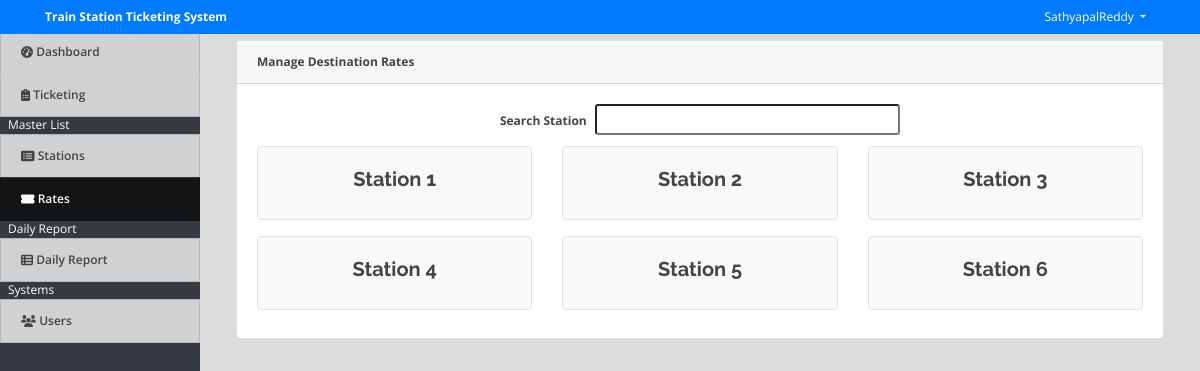
Screenshot of /index.php?page=prices (signed in) with the database file from the repository.
### tables this page shows
CREATE TABLE stations (
  id int(30) NOT NULL,
  station varchar(200) NOT NULL,
  address text NOT NULL
);

### prices.php (the view, shortened to what this page needs)
<?php include('db_connect.php');?>
<div class="container-fluid">
	<div class="col-lg-12">
		<div class="card">
			<div class="card-header">
				<b>Manage Destination Rates</b>
			</div>
			<div class="card-body station-field">
				<div class="row justify-content-center align-center">
					<label for="" class="control-label mr-2 mt-2"><b>Search Station</b></label>
					<input type="text" id="filter" class="form-control-sm col-sm-4">
				</div>
				<div class="row">
					<?php
						$station = $conn->query("SELECT * FROM stations order by station asc");
						while($row= $station->fetch_assoc()):
					?>
					<div class="col-md-4 py-2">
						<div class="card bg-light border item" data-id="<?php echo $row['id'] ?>" data-name="<?php echo $row['station'] ?>">
							<div class="card-body">
								<div class="row justify-content-center align-center">
									<h5><b><?php echo ucwords($row['station']) ?></b></h5>
								</div>
							</div>
						</div>
					</div>
					<?php endwhile; ?>
				</div>
			</div>
		</div>
	</div>
	</div>

### assets/css/style.css (style rules this page uses)
body { font-family: "Open Sans", sans-serif; color: #444444; width: 100%; height: calc(100%); font-size: 12px; }
h1, h2, h3, h4, h5, h6 { font-family: "Raleway", sans-serif; }
.justify-content-center { justify-content: center !important; }

### index.php (style rules this page uses)
body { background: #80808045; }

### prices.php (style rules this page uses)
.station-field .item { cursor: pointer; }

### rows the page displays
stations: station "Station 1"
stations: station "Station 2"
stations: station "Station 3"
stations: station "Station 4"
stations: station "Station 5"
stations: station "Station 6"

### other values shown
$_SESSION['system']['name'] "Train Station Ticketing System"
$_SESSION['login_name'] "SathyapalReddy"
